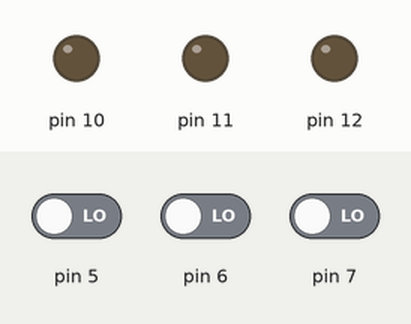
Bench run of a sketch on a simulated Arduino Uno, built with avr-gcc and run on an emulated ATmega328P. On the bench: output pins drawn as LEDs (lit = HIGH). The inputs (shaded band) are chosen by the test bench; at power-on: pin 5 LOW, pin 6 LOW, pin 7 LOW.

Above: at 1.2 s.
1.3 s: pin 5 driven HIGH
At 2.1 s:
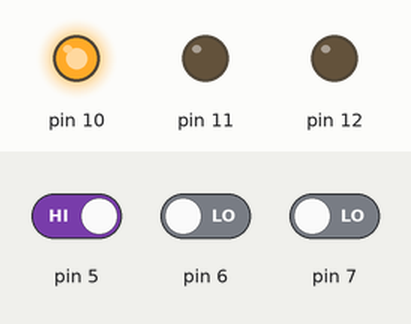
4.3 s: pin 5 driven LOW
At 4.6 s:
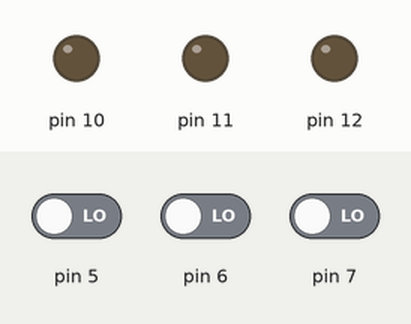
5.8 s: pin 6 driven HIGH
At 6.6 s:
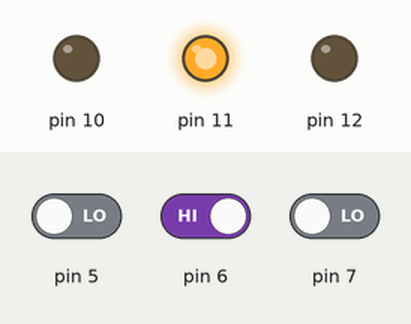
8.8 s: pin 6 driven LOW
At 9.3 s:
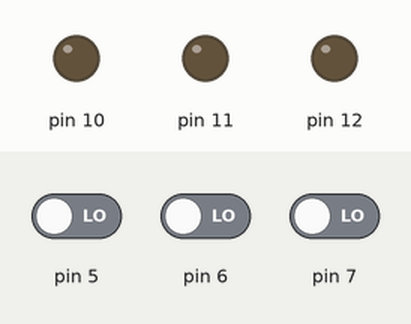
10.3 s: pin 7 driven HIGH
At 11.1 s:
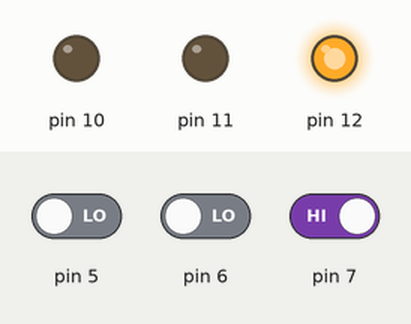
Timing chart, 0 to 13.3 s (numbered marks = the images above; inputs shaded):
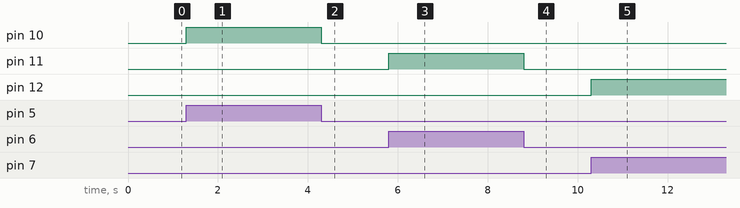

The sketch:

240104_btn_led.ino
```cpp
void setup() {
  for(int led = 10; led<=12; led++)
  {
    pinMode(led,OUTPUT);
  }
  for(int btn = 5; btn<=7; btn++)
  {
    pinMode(btn,INPUT);
  }
}

void loop() {
  // digitalWrite(10,1);
  // delay(1000);
  // digitalWrite(10,0);
  // delay(1000);
  // digitalWrite(11,1);
  // delay(1000);
  // digitalWrite(11,0);
  // delay(1000);
  // digitalWrite(12,1);
  // delay(1000);
  // digitalWrite(12,0);
  // delay(1000);
  int btn1 = digitalRead(5);
  int btn2 = digitalRead(6);
  int btn3 = digitalRead(7);
  // digitalWrite(10, btn1);
  // digitalWrite(11, btn2);
  // digitalWrite(12, btn3);
  if (btn1==1){
    digitalWrite(10,1);
    delay(1000);
    digitalWrite(10,0);
  }
  else if (btn2==1){
    digitalWrite(11,1);
    delay(1000);
    digitalWrite(11,0);
  }
  else if (btn3==1){
    digitalWrite(12,1);
    delay(1000);
    digitalWrite(12,0);
  }
  }
```

Measured:
- after the input at 1.3 s, pin 10: LOW → HIGH at once
- after the input at 4.3 s, pin 10: HIGH → LOW at once
- after the input at 5.8 s, pin 11: LOW → HIGH at once
- after the input at 8.8 s, pin 11: HIGH → LOW at once
- after the input at 10.3 s, pin 12: LOW → HIGH at once
